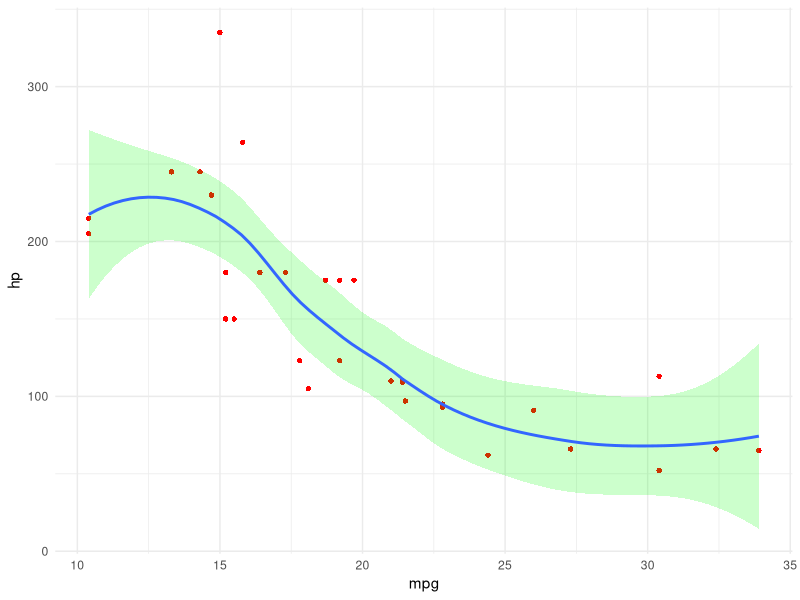

This figure's R source:
library(ggplot2)
ggplot(mtcars, aes(mpg, hp)) +
  geom_point(col= "red",
             pch=16,
             ) +
  geom_smooth(fill ="green",
              size= 1,
              alpha=0.2
              ) +
  theme_minimal()
